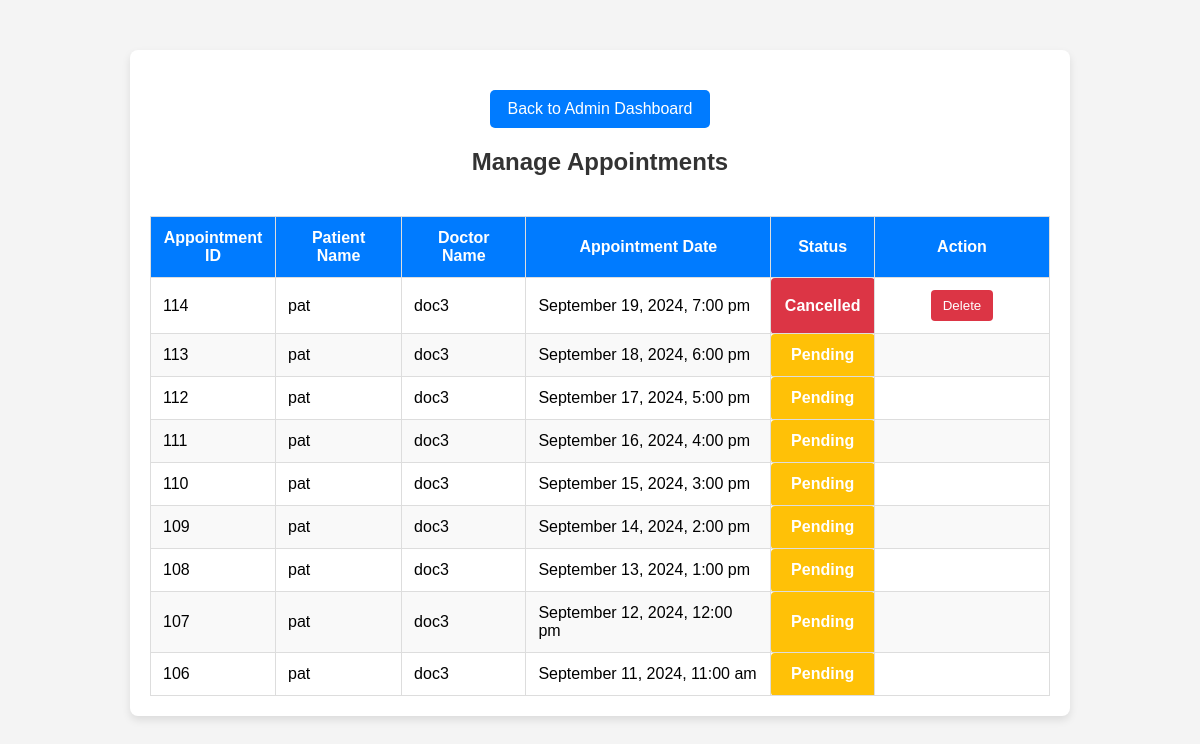
The app's page /admin/manage_appointments.php (signed in), older data.
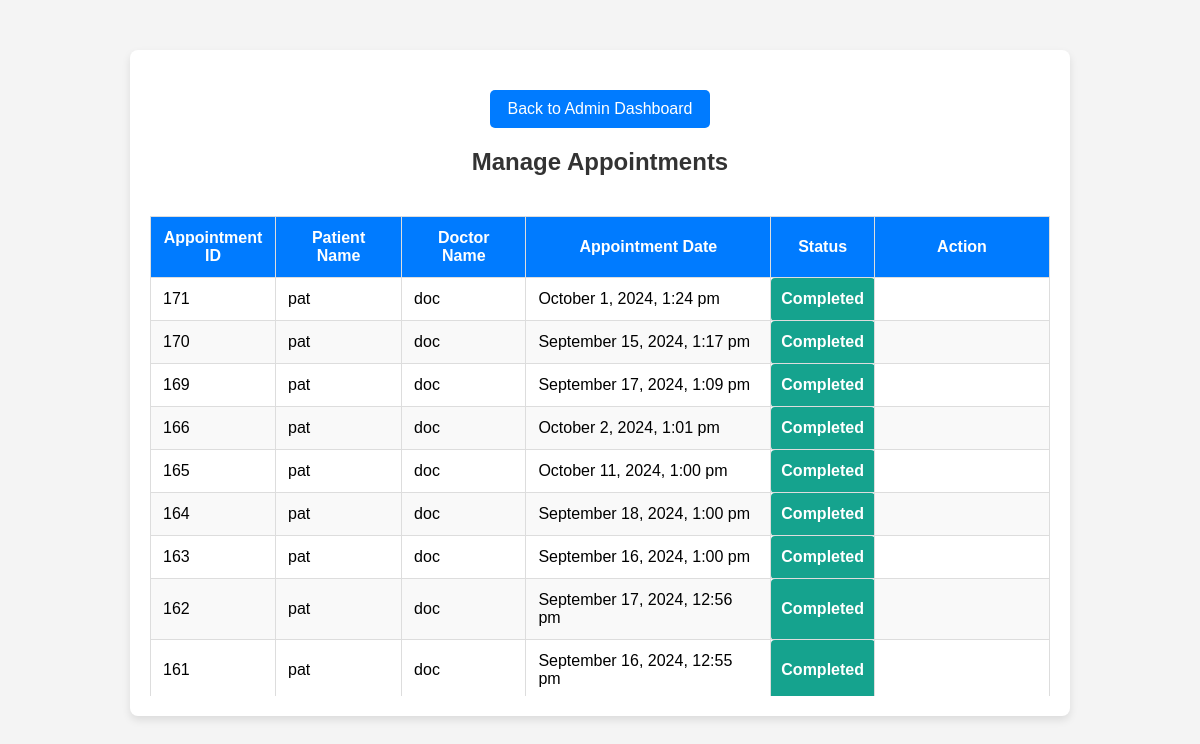
The same page, newer data.
### tables this page shows
CREATE TABLE `appointments` (
  `id` int(11) NOT NULL,
  `patient_id` int(11) NOT NULL,
  `doctor_id` int(11) NOT NULL,
  `appointment_date` datetime NOT NULL,
  `status` enum('Pending','Completed','Cancelled','Approved') DEFAULT 'Pending',
  `created_at` timestamp NOT NULL DEFAULT current_timestamp(),
  `updated_at` timestamp NOT NULL DEFAULT current_timestamp() ON UPDATE current_timestamp(),
  `patient_name` varchar(255) DEFAULT NULL,
  `doctor_name` varchar(255) DEFAULT NULL
);

CREATE TABLE `users` (
  `id` int(11) NOT NULL,
  `name` varchar(255) NOT NULL,
  `email` varchar(255) NOT NULL,
  `password` varchar(255) NOT NULL,
  `user_type` enum('admin','doctor','patient') NOT NULL,
  `created_at` timestamp NOT NULL DEFAULT current_timestamp(),
  `updated_at` timestamp NOT NULL DEFAULT current_timestamp() ON UPDATE current_timestamp(),
  `image` varchar(255) DEFAULT 'default_images/default.jpg',
  `address` varchar(255) DEFAULT NULL
);

### admin/manage_appointments.php (the view, shortened to what this page needs)
<?php
include '../db.php';
$stmt = $pdo->query("
    SELECT a.id AS appointment_id, u_patient.name AS patient_name, u_doctor.name AS doctor_name, a.appointment_date, a.status
    FROM appointments a
    JOIN patients p ON a.patient_id = p.id
    JOIN users u_patient ON p.user_id = u_patient.id
    JOIN doctors d ON a.doctor_id = d.id
    JOIN users u_doctor ON d.user_id = u_doctor.id
    ORDER BY a.id DESC
");
$appointments = $stmt->fetchAll();
?>
<!DOCTYPE html>
<html lang="en">
<head>
</head>
<body>
    <div class="container">
        <a href="admin_dashboard.php" class="back-button">Back to Admin Dashboard</a>
        <h2>Manage Appointments</h2>
        <div class="table-wrapper">
            <table>
                <thead>
                    <tr>
                        <th class="appointment-id-column">Appointment ID</th>
                        <th>Patient Name</th>
                        <th>Doctor Name</th>
                        <th>Appointment Date</th>
                        <th>Status</th>
                        <th class="action-column">Action</th>
                    </tr>
                </thead>
                <tbody>
                    <?php if (!empty($appointments)): ?>
                        <?php foreach ($appointments as $appointment): ?>
                            <tr>
                                <td class="appointment-id-column"><?php echo htmlspecialchars($appointment['appointment_id']); ?></td>
                                <td><?php echo htmlspecialchars($appointment['patient_name']); ?></td>
                                <td><?php echo htmlspecialchars($appointment['doctor_name']); ?></td>
                                <td><?php echo htmlspecialchars(date('F j, Y, g:i a', strtotime($appointment['appointment_date']))); ?></td>
                                <td class="status <?php echo htmlspecialchars($appointment['status']); ?>">
                                    <?php echo htmlspecialchars($appointment['status']); ?>
                                </td>
                                <td class="action-column">
                                    <?php if ($appointment['status'] === 'Cancelled'): ?>
                                        <form method="post" style="display:inline;">
                                            <button type="submit" name="delete_appointment" class="delete-button">Delete</button>
                                        </form>
                                    <?php endif; ?>
                                </td>
                            </tr>
                        <?php endforeach; ?>
                    <?php else: ?>
                        <tr>
                            <td colspan="6" class="no-appointments">No appointments found.</td>
                        </tr>
                    <?php endif; ?>
                </tbody>
            </table>
        </div>
    </div>
</body>
</html>

Row changes from the older to the newer data that the page shows:
removed appointments: id "114", users.name "pat", users.name "doc3", appointment_date "September 19, 2024, 7:00 pm", status "Cancelled"
removed appointments: id "113", users.name "pat", users.name "doc3", appointment_date "September 18, 2024, 6:00 pm", status "Pending"
no longer on this page (row edited): appointments: id "112", users.name "pat", users.name "doc3", appointment_date "September 17, 2024, 5:00 pm", status "Pending"
no longer on this page (row edited): appointments: id "111", users.name "pat", users.name "doc3", appointment_date "September 16, 2024, 4:00 pm", status "Pending"
no longer on this page (row edited): appointments: id "110", users.name "pat", users.name "doc3", appointment_date "September 15, 2024, 3:00 pm", status "Pending"
no longer on this page (row edited): appointments: id "109", users.name "pat", users.name "doc3", appointment_date "September 14, 2024, 2:00 pm", status "Pending"
no longer on this page (row edited): appointments: id "108", users.name "pat", users.name "doc3", appointment_date "September 13, 2024, 1:00 pm", status "Pending"
no longer on this page (row edited): appointments: id "107", users.name "pat", users.name "doc3", appointment_date "September 12, 2024, 12:00 pm", status "Pending"
no longer on this page (row edited): appointments: id "106", users.name "pat", users.name "doc3", appointment_date "September 11, 2024, 11:00 am", status "Pending"
added appointments: id "171", users.name "pat", users.name "doc", appointment_date "October 1, 2024, 1:24 pm", status "Completed"
added appointments: id "170", users.name "pat", users.name "doc", appointment_date "September 15, 2024, 1:17 pm", status "Completed"
added appointments: id "169", users.name "pat", users.name "doc", appointment_date "September 17, 2024, 1:09 pm", status "Completed"
added appointments: id "166", users.name "pat", users.name "doc", appointment_date "October 2, 2024, 1:01 pm", status "Completed"
added appointments: id "165", users.name "pat", users.name "doc", appointment_date "October 11, 2024, 1:00 pm", status "Completed"
added appointments: id "164", users.name "pat", users.name "doc", appointment_date "September 18, 2024, 1:00 pm", status "Completed"
added appointments: id "163", users.name "pat", users.name "doc", appointment_date "September 16, 2024, 1:00 pm", status "Completed"
added appointments: id "162", users.name "pat", users.name "doc", appointment_date "September 17, 2024, 12:56 pm", status "Completed"
added appointments: id "161", users.name "pat", users.name "doc", appointment_date "September 16, 2024, 12:55 pm", status "Completed"
